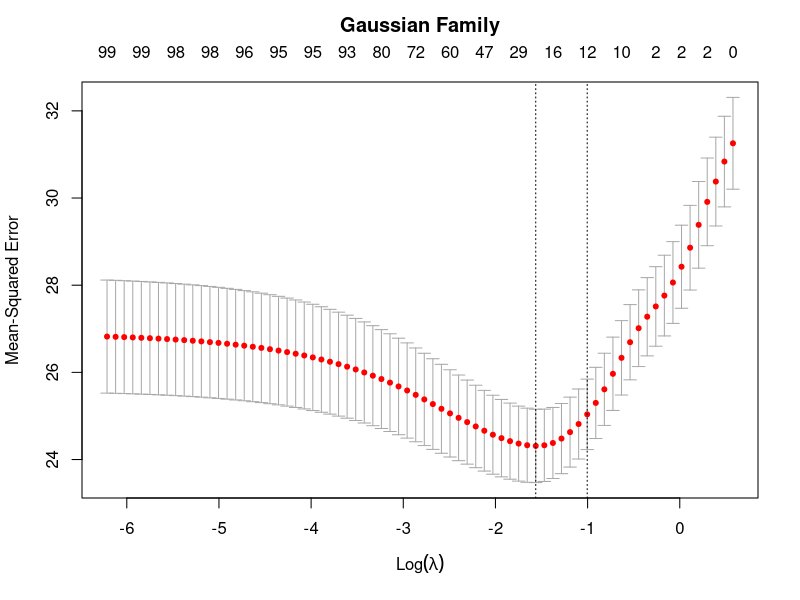

Generate this figure with R:
# 加载带有惩罚项的广义线性模型
library("glmnet")
# 设置工作路径
setwd("D:\\softwares\\applied statistics\\rcodelearning\\chap44\\sourcecode")
# 生成数据
set.seed(1010)
n <- 1000
p <- 100
# 维度截取整数
nzc <- trunc(p / 10)
# 生成数据x
x <- matrix(rnorm(n * p), n, p)
# 生成真实的系数
beta <- rnorm(nzc)
# 生成真实的y
fx <- x[, seq(nzc)] %*% beta
eps <- rnorm(n) * 5
y <- drop(fx + eps)
# 构建CV的lasso回归模型
cvob1 <- cv.glmnet(x, y)
dev.new()
pdf("../codeimage/code1.pdf")
# 绘制系数路径图
plot(cvob1)
title("Gaussian Family", line = 2.5)
dev.off()
dev.off()
# 输出模型的系数
print(coef(cvob1))
# 找到mse最小的lambda对应的预测值
pred <- predict(cvob1, newx = x[1:5, ], s = "lambda.min")
print(pred)
# 保存工作空间
save.image("R5.RData")
